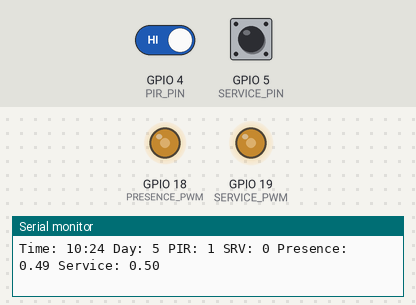
Bench run of a sketch on a simulated ESP32. Parts: output pins drawn as LEDs (lit = HIGH), the last lines printed to the serial monitor. Inputs (shaded band) come from the test bench; at power-on: GPIO 5 (SERVICE_PIN) HIGH, GPIO 4 (PIR_PIN) HIGH. The local clock reads 2024-03-15 10:24:30 at power-on unless the sketch sets it; random numbers use the default seed unless the sketch sets one.

Above: at 2.8 s.
2.9 s: GPIO 5 (SERVICE_PIN) pulled LOW for 1.2 s
At 3.5 s:
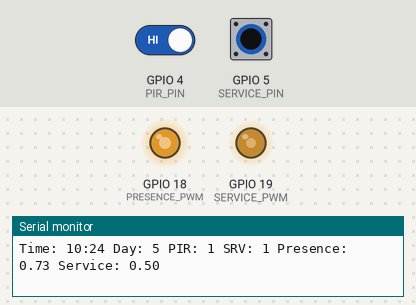
6.5 s: GPIO 5 (SERVICE_PIN) pulled LOW for 3.2 s
At 11.4 s:
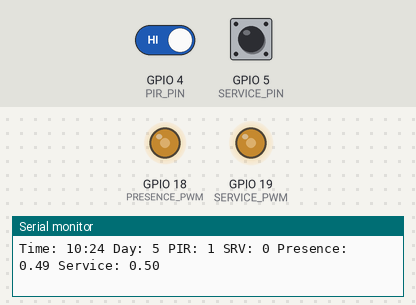
Timing chart, 0 to 12.9 s (numbered marks = the images above; inputs shaded):
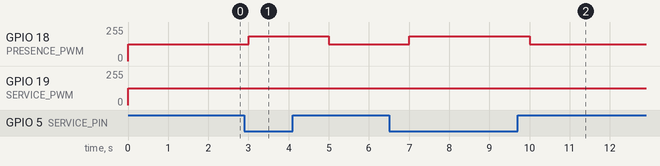

Measured:
- after the input at 2.9 s, GPIO 18 (PRESENCE_PWM): 124/255 → 185/255 after 0.10 s, → 124/255 2.0 s later
- after the input at 6.5 s, GPIO 18 (PRESENCE_PWM): 124/255 → 185/255 after 0.50 s, → 124/255 3.0 s later

The sketch:

hotwater.ino
```cpp
#include <Arduino.h>
#include <vector>
#include <cmath>

// Pin definitions
const int PIR_PIN = 4;        // PIR sensor input
const int SERVICE_PIN = 5;     // Service request switch
const int PRESENCE_PWM = 18;   // Presence probability output
const int SERVICE_PWM = 19;    // Service probability output

// Time constants
const int SAMPLES_PER_DAY = 96;  // 15-minute intervals
const int DAYS_PER_WEEK = 7;
const unsigned long SAMPLE_INTERVAL = 900000; // 15 minutes in milliseconds

// RNN parameters
const int HIDDEN_SIZE = 8;
const float LEARNING_RATE = 0.01;
const float MOMENTUM = 0.9;

struct RNNCell {
    float hidden[HIDDEN_SIZE];
    float output;

    // Weights
    float Wxh[3][HIDDEN_SIZE];  // Input to hidden weights (time, weekday, sensor)
    float Whh[HIDDEN_SIZE][HIDDEN_SIZE];  // Hidden to hidden weights
    float Why[HIDDEN_SIZE];  // Hidden to output weights

    // Previous weight updates (for momentum)
    float prev_Wxh[3][HIDDEN_SIZE];
    float prev_Whh[HIDDEN_SIZE][HIDDEN_SIZE];
    float prev_Why[HIDDEN_SIZE];
};

// Two separate RNN cells for presence and service prediction
RNNCell presence_rnn;
RNNCell service_rnn;

// Circular buffer for storing historical data
struct DataPoint {
    bool presence;
    bool service;
    int timeSlot;
    int weekDay;
};

std::vector<DataPoint> history;
const int HISTORY_SIZE = SAMPLES_PER_DAY * DAYS_PER_WEEK * 4;  // 4 weeks of history

float sigmoid(float x) {
    return 1.0 / (1.0 + exp(-x));
}

void initRNN(RNNCell &cell) {
    // Initialize weights with small random values
    for (int i = 0; i < 3; i++) {
        for (int j = 0; j < HIDDEN_SIZE; j++) {
            cell.Wxh[i][j] = (random(1000) - 500) / 5000.0;
            cell.prev_Wxh[i][j] = 0;
        }
    }

    for (int i = 0; i < HIDDEN_SIZE; i++) {
        for (int j = 0; j < HIDDEN_SIZE; j++) {
            cell.Whh[i][j] = (random(1000) - 500) / 5000.0;
            cell.prev_Whh[i][j] = 0;
        }
        cell.Why[i] = (random(1000) - 500) / 5000.0;
        cell.prev_Why[i] = 0;
        cell.hidden[i] = 0;
    }

    cell.output = 0;
}

float forwardPass(RNNCell &cell, float timeNorm, float weekDayNorm, float sensorInput) {
    float new_hidden[HIDDEN_SIZE] = {0};

    // Input to hidden
    for (int h = 0; h < HIDDEN_SIZE; h++) {
        new_hidden[h] += cell.Wxh[0][h] * timeNorm;
        new_hidden[h] += cell.Wxh[1][h] * weekDayNorm;
        new_hidden[h] += cell.Wxh[2][h] * sensorInput;

        // Hidden to hidden
        for (int h2 = 0; h2 < HIDDEN_SIZE; h2++) {
            new_hidden[h] += cell.Whh[h2][h] * cell.hidden[h2];
        }
        new_hidden[h] = sigmoid(new_hidden[h]);
    }

    // Update hidden state
    for (int h = 0; h < HIDDEN_SIZE; h++) {
        cell.hidden[h] = new_hidden[h];
    }

    // Hidden to output
    float output = 0;
    for (int h = 0; h < HIDDEN_SIZE; h++) {
        output += cell.Why[h] * cell.hidden[h];
    }
    cell.output = sigmoid(output);

    return cell.output;
}

void backPropagate(RNNCell &cell, float timeNorm, float weekDayNorm, float sensorInput, float target) {
    float output_delta = (cell.output - target) * cell.output * (1 - cell.output);
    float hidden_delta[HIDDEN_SIZE];

    // Calculate hidden layer deltas
    for (int h = 0; h < HIDDEN_SIZE; h++) {
        hidden_delta[h] = output_delta * cell.Why[h] * cell.hidden[h] * (1 - cell.hidden[h]);
    }

    // Update weights with momentum
    for (int h = 0; h < HIDDEN_SIZE; h++) {
        float why_update = LEARNING_RATE * output_delta * cell.hidden[h] + MOMENTUM * cell.prev_Why[h];
        cell.Why[h] -= why_update;
        cell.prev_Why[h] = why_update;

        // Input to hidden weights
        float wxh_update = LEARNING_RATE * hidden_delta[h] * timeNorm + MOMENTUM * cell.prev_Wxh[0][h];
        cell.Wxh[0][h] -= wxh_update;
        cell.prev_Wxh[0][h] = wxh_update;

        wxh_update = LEARNING_RATE * hidden_delta[h] * weekDayNorm + MOMENTUM * cell.prev_Wxh[1][h];
        cell.Wxh[1][h] -= wxh_update;
        cell.prev_Wxh[1][h] = wxh_update;

        wxh_update = LEARNING_RATE * hidden_delta[h] * sensorInput + MOMENTUM * cell.prev_Wxh[2][h];
        cell.Wxh[2][h] -= wxh_update;
        cell.prev_Wxh[2][h] = wxh_update;
    }
}

void setup() {
    Serial.begin(115200);

    // Initialize pins
    pinMode(PIR_PIN, INPUT);
    pinMode(SERVICE_PIN, INPUT_PULLUP);
    pinMode(PRESENCE_PWM, OUTPUT);
    pinMode(SERVICE_PWM, OUTPUT);

    // Initialize PWM
    ledcSetup(0, 5000, 8);  // Channel 0, 5kHz, 8-bit resolution
    ledcSetup(1, 5000, 8);  // Channel 1, 5kHz, 8-bit resolution
    ledcAttachPin(PRESENCE_PWM, 0);
    ledcAttachPin(SERVICE_PWM, 1);

    // Initialize RNNs
    initRNN(presence_rnn);
    initRNN(service_rnn);

    // Reserve space for history
    history.reserve(HISTORY_SIZE);
}

void loop() {
    static unsigned long lastSampleTime = 0;
    unsigned long currentTime = millis();

    // Get current time slot and week day
    time_t now;
    time(&now);
    struct tm timeinfo;
    localtime_r(&now, &timeinfo);

    int currentTimeSlot = (timeinfo.tm_hour * 4) + (timeinfo.tm_min / 15);
    int currentWeekDay = timeinfo.tm_wday;

    // Normalize inputs
    float timeNorm = (float)currentTimeSlot / SAMPLES_PER_DAY;
    float weekDayNorm = (float)currentWeekDay / DAYS_PER_WEEK;

    // Read sensors
    bool pirDetected = digitalRead(PIR_PIN);
    bool serviceRequested = !digitalRead(SERVICE_PIN);  // Active low

    // Sample and train every 15 minutes
    if (currentTime - lastSampleTime >= SAMPLE_INTERVAL) {
        lastSampleTime = currentTime;

        // Add new data point to history
        DataPoint newPoint = {
            .presence = pirDetected,
            .service = serviceRequested,
            .timeSlot = currentTimeSlot,
            .weekDay = currentWeekDay
        };

        if (history.size() >= HISTORY_SIZE) {
            history.erase(history.begin());
        }
        history.push_back(newPoint);

        // Train RNNs with historical data
        for (const auto &point : history) {
            float time_norm = (float)point.timeSlot / SAMPLES_PER_DAY;
            float day_norm = (float)point.weekDay / DAYS_PER_WEEK;

            // Train presence RNN
            float presence_pred = forwardPass(presence_rnn, time_norm, day_norm, point.presence);
            backPropagate(presence_rnn, time_norm, day_norm, point.presence, point.presence);

            // Train service RNN
            float service_pred = forwardPass(service_rnn, time_norm, day_norm, point.service);
            backPropagate(service_rnn, time_norm, day_norm, point.service, point.service);
        }
    }

    // Make predictions
    float presence_prob = forwardPass(presence_rnn, timeNorm, weekDayNorm, pirDetected);
    float service_prob = forwardPass(service_rnn, timeNorm, weekDayNorm, serviceRequested);

    // Boost presence probability if service is requested
    if (serviceRequested) {
        presence_prob = presence_prob * 1.5;
        if (presence_prob > 1.0) presence_prob = 1.0;
    }

    // Update PWM outputs
    ledcWrite(0, (int)(presence_prob * 255));
    ledcWrite(1, (int)(service_prob * 255));

    // Debug output
    Serial.printf("Time: %02d:%02d Day: %d PIR: %d SRV: %d Presence: %.2f Service: %.2f\n",
                 timeinfo.tm_hour, timeinfo.tm_min, currentWeekDay,
                 pirDetected, serviceRequested, presence_prob, service_prob);

    delay(1000);  // Basic rate limiting for the main loop
}
```
